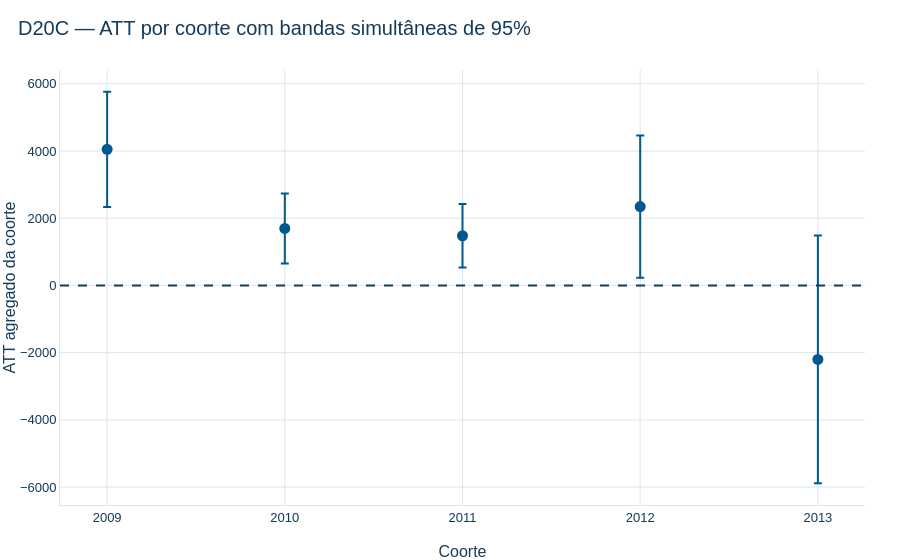

The notebook cell saved with this chart:
### Markdown cell above
## 8. ATT por coorte

A coorte 2013 permanece com `n=2`. Sua magnitude negativa deve ser lida junto da grande incerteza; não é ausência de efeito nem base para exclusão retrospectiva.

### Code cell
mostrar(coorte[['coorte_g', 'n_tratados', 'att', 'std_error', 'ci_lower', 'ci_upper', 'suporte_temporal', 'warning_precisao']])
fig_coorte = go.Figure(go.Scatter(x=coorte['coorte_g'], y=coorte['att'], mode='markers', marker={'size': 11, 'color': CORES_IPT['AZUL_PRINCIPAL']}, error_y={'type': 'data', 'symmetric': False, 'array': coorte['ci_upper']-coorte['att'], 'arrayminus': coorte['att']-coorte['ci_lower']}))
fig_coorte.add_hline(y=0, line_dash='dash', line_color=CORES_IPT['AZUL_ESCURO'])
fig_coorte.update_xaxes(title='Coorte', dtick=1)
fig_coorte.update_yaxes(title='ATT agregado da coorte')
aplicar_tema_ipt(fig_coorte, titulo='D20C — ATT por coorte com bandas simultâneas de 95%')
fig_coorte.show()

### Figure 1 — Plotly figure (JSON) as saved in the notebook; plotly's stock layout.template omitted (floating-point values rounded to 4 significant figures)
{"data": [{"error_y": {"array": [1714.0, 1042.0, 947.7, 2116.0, 3686.0], "arrayminus": [1714.0, 1042.0, 947.7, 2116.0, 3686.0], "symmetric": false, "type": "data"}, "marker": {"color": "#00598E", "size": 11}, "mode": "markers", "type": "scatter", "x": [2009, 2010, 2011, 2012, 2013], "y": [4049.0, 1695.0, 1479.0, 2346.0, -2200.0]}], "layout": {"font": {"color": "#133C5A", "family": "Arial", "size": 13}, "paper_bgcolor": "#FFFFFF", "plot_bgcolor": "#FFFFFF", "shapes": [{"line": {"color": "#133C5A", "dash": "dash"}, "type": "line", "x0": 0, "x1": 1, "xref": "x domain", "y0": 0, "y1": 0, "yref": "y"}], "title": {"text": "D20C — ATT por coorte com bandas simultâneas de 95%"}, "xaxis": {"dtick": 1, "title": {"text": "Coorte"}}, "yaxis": {"title": {"text": "ATT agregado da coorte"}}}}
